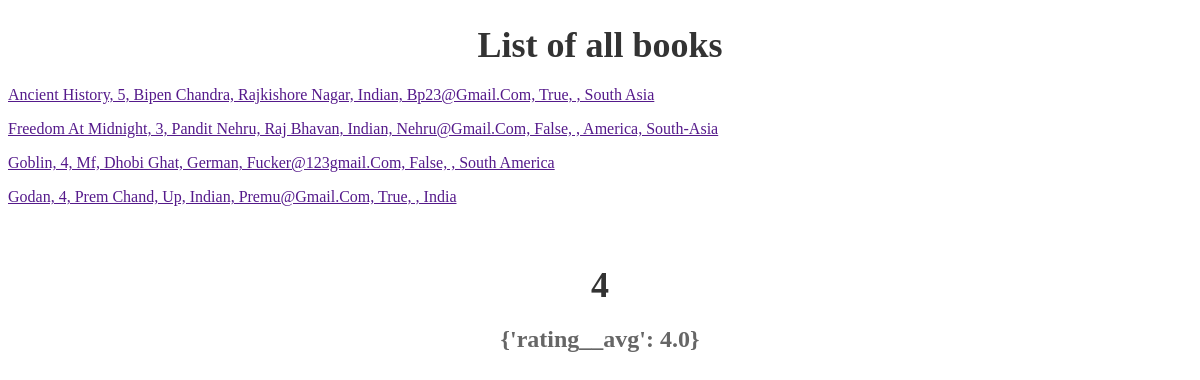
The page / on the database its author committed.
### book_outlet_one/models.py (models this page shows, shortened)
class Book(models.Model):
    title = models.CharField(max_length=50)
    rating = models.IntegerField(validators=[MinValueValidator(1), MaxValueValidator(5)])
    author = models.ForeignKey(Author, on_delete=models.CASCADE, null=True, related_name="books")
    is_bestselling = models.BooleanField(default=False)
    slug = models.SlugField(default="", blank=True, null=False, db_index=True)
    published_countries = models.CharField(max_length=100)
    class Meta:
        verbose_name_plural = "Book"
    def book_info(self):
        return f"{self.title}, {self.rating}, {self.author}, {self.is_bestselling}, {self.slug}, {self.published_countries}"
    def __str__(self):
        return self.book_info()

class Author(models.Model):
    name = models.CharField(max_length=150)
    address = models.CharField(max_length=200)
    nationality = models.CharField(max_length=100)
    email = models.EmailField(max_length=254, unique=True)
    def author_info(self,*args):
        return f"{self.name}, {self.address}, {self.nationality}, {self.email}"
    def __str__(self):
        return self.author_info()
    class Meta:
        verbose_name_plural = "Author"

### book_outlet_one/views.py (the view)
# urls.py: path("", views.all_books),
def all_books(request):
    book = Book.objects.all().order_by("title")
    book_count = book.count()
    avg_rating = book.aggregate(Avg("rating"))
    return render(request, "book_outlet_one/index.html", {
        "total_book": book,
        "book_count": book_count,
        "avg_of_book": avg_rating
    })

### book_outlet_one/templates/book_outlet_one/index.html (shortened to what this page needs)
{% extends "base.html" %}
{% load static %}
{% block css_files %}
    <link rel="stylesheet"  href ={% static "book_outlet_one/index.css" %}>
{% endblock %}
{% block  content %}
<h1> List of all books</h1>
{% for bb in total_book%}
<a href="{{book.get_absolute_url}}"> <p>{{bb|title}}</p></a>
{% endfor %}
<br>
<h1> {{book_count}}</h1>
<h2> {{avg_of_book}} </h2>
{% endblock %}

### templates/base.html (shortened to what this page needs)
{% load static %}
<!DOCTYPE html>
<html lang="en">
<head>
    {% block css_files %}
    {% endblock %}
</head>
<body>
    {% block content %}
    {% endblock %}
</body>
</html>

### book_outlet_one/static/book_outlet_one/index.css (style rules this page uses)
h1 { font-size: 36px; color: #333; margin-bottom: 20px; text-align: center; }
h2 { font-size: 24px; color: #666; text-align: center; }

### rows shown on the page
Book: title+rating+author "Ancient History, 5, Bipen Chandra, Rajkishore Nagar, Indian, Bp23@Gmail.Com, True, , South Asia"
Book: title+rating+author "Freedom At Midnight, 3, Pandit Nehru, Raj Bhavan, Indian, Nehru@Gmail.Com, False, , America, South-Asia"
Book: title+rating+author "Goblin, 4, Mf, Dhobi Ghat, German, Fucker@123gmail.Com, False, , South America"
Book: title+rating+author "Godan, 4, Prem Chand, Up, Indian, Premu@Gmail.Com, True, , India"

### other values the page prints
{{ book_count }} "4"
{{ avg_of_book }} "{'rating__avg': 4.0}"
